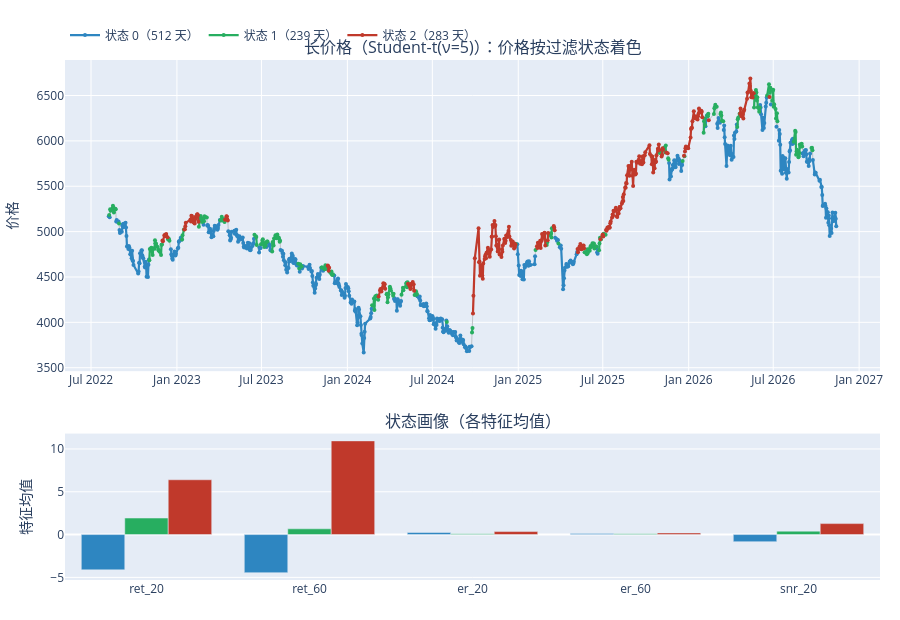

The notebook cell this image was saved under:
### Markdown cell above
## 三、长价格（Student-t）

### Code cell
plot_states('长价格').show()

### Figure 1 — Plotly figure (JSON) as saved in the notebook; plotly's stock layout.template omitted (floating-point values rounded to 4 significant figures; data arrays with more than 128 entries replaced by an {"elided": "..."} marker saying what was removed)
{"data": [{"line": {"color": "#BDC3C7", "width": 1}, "mode": "lines", "name": "价格", "showlegend": false, "type": "scatter", "x": {"elided": "1034 str values"}, "xaxis": "x", "y": {"elided": "1034 float values"}, "yaxis": "y"}, {"line": {"color": "#2E86C1", "width": 2.2}, "marker": {"color": "#2E86C1", "size": 4}, "mode": "lines+markers", "name": "状态 0（512 天）", "type": "scatter", "x": {"elided": "1034 str values"}, "xaxis": "x", "y": {"elided": "1034 float values"}, "yaxis": "y"}, {"line": {"color": "#27AE60", "width": 2.2}, "marker": {"color": "#27AE60", "size": 4}, "mode": "lines+markers", "name": "状态 1（239 天）", "type": "scatter", "x": {"elided": "1034 str values"}, "xaxis": "x", "y": {"elided": "1034 float values"}, "yaxis": "y"}, {"line": {"color": "#C0392B", "width": 2.2}, "marker": {"color": "#C0392B", "size": 4}, "mode": "lines+markers", "name": "状态 2（283 天）", "type": "scatter", "x": {"elided": "1034 str values"}, "xaxis": "x", "y": {"elided": "1034 float values"}, "yaxis": "y"}, {"marker": {"color": "#2E86C1"}, "name": "状态 0", "showlegend": false, "type": "bar", "x": ["ret_20", "ret_60", "er_20", "er_60", "snr_20"], "xaxis": "x2", "y": [-4.12, -4.45, 0.24, 0.12, -0.83], "yaxis": "y2"}, {"marker": {"color": "#27AE60"}, "name": "状态 1", "showlegend": false, "type": "bar", "x": ["ret_20", "ret_60", "er_20", "er_60", "snr_20"], "xaxis": "x2", "y": [1.93, 0.67, 0.11, 0.1, 0.4], "yaxis": "y2"}, {"marker": {"color": "#C0392B"}, "name": "状态 2", "showlegend": false, "type": "bar", "x": ["ret_20", "ret_60", "er_20", "er_60", "snr_20"], "xaxis": "x2", "y": [6.4, 10.94, 0.35, 0.19, 1.28], "yaxis": "y2"}], "layout": {"annotations": [{"font": {"size": 16}, "showarrow": false, "text": "长价格（Student-t(ν=5)）：价格按过滤状态着色", "x": 0.5, "xanchor": "center", "xref": "paper", "y": 1.0, "yanchor": "bottom", "yref": "paper"}, {"font": {"size": 16}, "showarrow": false, "text": "状态画像（各特征均值）", "x": 0.5, "xanchor": "center", "xref": "paper", "y": 0.2816, "yanchor": "bottom", "yref": "paper"}], "height": 620, "hovermode": "x unified", "legend": {"orientation": "h", "y": 1.02, "yanchor": "bottom"}, "margin": {"b": 40, "l": 40, "r": 20, "t": 60}, "xaxis": {"anchor": "y", "domain": [0.0, 1.0]}, "xaxis2": {"anchor": "y2", "domain": [0.0, 1.0]}, "yaxis": {"anchor": "x", "domain": [0.4016, 1.0], "title": {"text": "价格"}}, "yaxis2": {"anchor": "x2", "domain": [0.0, 0.2816], "title": {"text": "特征均值"}}}}
